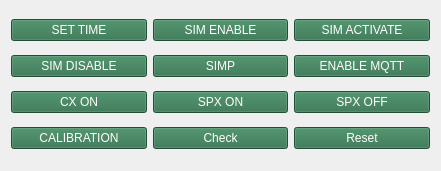
      <widget class="QWidget" name="layoutWidget">
       <property name="geometry">
        <rect>
         <x>22</x>
         <y>46</y>
         <width>441</width>
         <height>171</height>
        </rect>
       </property>
       <layout class="QGridLayout" name="gridLayout">
        <item row="0" column="2">
         <widget class="QPushButton" name="SIMACTIVATE">
          <property name="styleSheet">
           <string notr="true">image: null;
background-color: rgb(44, 110, 73);
font: 87 9pt &quot;Roboto Slab Black&quot;;
/*color: rgb(132, 18, 20);*/
color: rgb(255, 255, 255);
border-width: 10px;</string>
          </property>
          <property name="text">
           <string>SIM ACTIVATE</string>
          </property>
         </widget>
        </item>
        <item row="3" column="1">
         <widget class="QPushButton" name="Check">
          <property name="styleSheet">
           <string notr="true">image: null;
background-color: rgb(44, 110, 73);
font: 87 9pt &quot;Roboto Slab Black&quot;;
/*color: rgb(132, 18, 20);*/
color: rgb(255, 255, 255);
border-width: 10px;</string>
          </property>
          <property name="text">
           <string>Check</string>
          </property>
         </widget>
        </item>
        <item row="2" column="1">
         <widget class="QPushButton" name="SP1X">
          <property name="styleSheet">
           <string notr="true">image: null;
background-color: rgb(44, 110, 73);
font: 87 9pt &quot;Roboto Slab Black&quot;;
/*color: rgb(132, 18, 20);*/
color: rgb(255, 255, 255);
border-width: 10px;</string>
          </property>
          <property name="text">
           <string>SPX ON</string>
          </property>
         </widget>
        </item>
        <item row="1" column="1">
         <widget class="QPushButton" name="SIMP">
          <property name="styleSheet">
           <string notr="true">image: null;
background-color: rgb(44, 110, 73);
font: 87 9pt &quot;Roboto Slab Black&quot;;
/*color: rgb(132, 18, 20);*/
color: rgb(255, 255, 255);
border-width: 10px;</string>
          </property>
          <property name="text">
           <string>SIMP</string>
          </property>
         </widget>
        </item>
        <item row="0" column="1">
         <widget class="QPushButton" name="SIMENABLE">
          <property name="styleSheet">
           <string notr="true">image: null;
background-color: rgb(44, 110, 73);
font: 87 9pt &quot;Roboto Slab Black&quot;;
/*color: rgb(132, 18, 20);*/
color: rgb(255, 255, 255);
border-width: 10px;</string>
          </property>
          <property name="text">
           <string>SIM ENABLE</string>
          </property>
         </widget>
        </item>
        <item row="1" column="0">
         <widget class="QPushButton" name="SIM_DISABLE">
          <property name="styleSheet">
           <string notr="true">image: null;
background-color: rgb(44, 110, 73);
font: 87 9pt &quot;Roboto Slab Black&quot;;
/*color: rgb(132, 18, 20);*/
color: rgb(255, 255, 255);
border-width: 10px;</string>
          </property>
          <property name="text">
           <string>SIM DISABLE</string>
          </property>
         </widget>
        </item>
        <item row="2" column="2">
         <widget class="QPushButton" name="SP2X">
          <property name="styleSheet">
           <string notr="true">image: null;
background-color: rgb(44, 110, 73);
font: 87 9pt &quot;Roboto Slab Black&quot;;
/*color: rgb(132, 18, 20);*/
color: rgb(255, 255, 255);
border-width: 10px;</string>
          </property>
          <property name="text">
           <string>SPX OFF</string>
          </property>
         </widget>
        </item>
        <item row="1" column="2">
         <widget class="QPushButton" name="MQTT">
          <property name="styleSheet">
           <string notr="true">image: null;
background-color: rgb(44, 110, 73);
font: 87 9pt &quot;Roboto Slab Black&quot;;
/*color: rgb(132, 18, 20);*/
color: rgb(255, 255, 255);
border-width: 10px;</string>
          </property>
          <property name="text">
           <string>ENABLE MQTT</string>
          </property>
         </widget>
        </item>
        <item row="2" column="0">
         <widget class="QPushButton" name="CX">
          <property name="styleSheet">
           <string notr="true">image: null;
background-color: rgb(44, 110, 73);
font: 87 9pt &quot;Roboto Slab Black&quot;;
/*color: rgb(132, 18, 20);*/
color: rgb(255, 255, 255);
border-width: 10px;</string>
          </property>
          <property name="text">
           <string>CX ON</string>
          </property>
         </widget>
        </item>
        <item row="3" column="0">
         <widget class="QPushButton" name="CALIBRATION">
          <property name="styleSheet">
           <string notr="true">image: null;
background-color: rgb(44, 110, 73);
font: 87 9pt &quot;Roboto Slab Black&quot;;
/*color: rgb(132, 18, 20);*/
color: rgb(255, 255, 255);
border-width: 10px;</string>
          </property>
          <property name="text">
           <string>CALIBRATION</string>
          </property>
         </widget>
        </item>
        <item row="0" column="0">
         <widget class="QPushButton" name="SETTIME">
          <property name="palette">
           <palette>
            <active>
             <colorrole role="WindowText">
              <brush brushstyle="SolidPattern">
               <color alpha="255">
                <red>255</red>
                <green>255</green>
                <blue>255</blue>
               </color>
              </brush>
             </colorrole>
             <colorrole role="Button">
              <brush brushstyle="SolidPattern">
               <color alpha="255">
                <red>44</red>
                <green>110</green>
                <blue>73</blue>
               </color>
              </brush>
             </colorrole>
             <colorrole role="Light">
              <brush brushstyle="SolidPattern">
               <color alpha="255">
                <red>255</red>
                <green>255</green>
                <blue>255</blue>
               </color>
              </brush>
             </colorrole>
             <colorrole role="Text">
              <brush brushstyle="SolidPattern">
               <color alpha="255">
                <red>255</red>
                <green>255</green>
                <blue>255</blue>
               </color>
              </brush>
             </colorrole>
             <colorrole role="ButtonText">
              <brush brushstyle="SolidPattern">
               <color alpha="255">
                <red>255</red>
                <green>255</green>
                <blue>255</blue>
               </color>
              </brush>
             </colorrole>
             <colorrole role="Base">
              <brush brushstyle="SolidPattern">
               <color alpha="255">
                <red>44</red>
                <green>110</green>
                <blue>73</blue>
               </color>
              </brush>
             </colorrole>
             <colorrole role="Window">
              <brush brushstyle="SolidPattern">
               <color alpha="255">
                <red>44</red>
                <green>110</green>
                <blue>73</blue>
               </color>
              </brush>
             </colorrole>
             <colorrole role="PlaceholderText">
              <brush brushstyle="SolidPattern">
               <color alpha="255">
                <red>255</red>
                <green>255</green>
                <blue>255</blue>
               </color>
              </brush>
             </colorrole>
            </active>
            <inactive>
             <colorrole role="WindowText">
              <brush brushstyle="SolidPattern">
               <color alpha="255">
                <red>255</red>
                <green>255</green>
                <blue>255</blue>
               </color>
              </brush>
             </colorrole>
             <colorrole role="Button">
              <brush brushstyle="SolidPattern">
               <color alpha="255">
                <red>44</red>
                <green>110</green>
                <blue>73</blue>
               </color>
              </brush>
             </colorrole>
             <colorrole role="Light">
              <brush brushstyle="SolidPattern">
               <color alpha="255">
                <red>255</red>
                <green>255</green>
                <blue>255</blue>
               </color>
              </brush>
             </colorrole>
             <colorrole role="Text">
              <brush brushstyle="SolidPattern">
               <color alpha="255">
                <red>255</red>
                <green>255</green>
                <blue>255</blue>
               </color>
              </brush>
             </colorrole>
             <colorrole role="ButtonText">
              <brush brushstyle="SolidPattern">
               <color alpha="255">
                <red>255</red>
                <green>255</green>
                <blue>255</blue>
               </color>
              </brush>
             </colorrole>
             <colorrole role="Base">
              <brush brushstyle="SolidPattern">
               <color alpha="255">
                <red>44</red>
                <green>110</green>
                <blue>73</blue>
               </color>
              </brush>
             </colorrole>
             <colorrole role="Window">
              <brush brushstyle="SolidPattern">
               <color alpha="255">
                <red>44</red>
                <green>110</green>
                <blue>73</blue>
               </color>
              </brush>
             </colorrole>
             <colorrole role="PlaceholderText">
              <brush brushstyle="SolidPattern">
               <color alpha="255">
                <red>255</red>
                <green>255</green>
                <blue>255</blue>
               </color>
              </brush>
             </colorrole>
            </inactive>
            <disabled>
             <colorrole role="WindowText">
              <brush brushstyle="SolidPattern">
               <color alpha="255">
                <red>255</red>
                <green>255</green>
                <blue>255</blue>
               </color>
              </brush>
             </colorrole>
             <colorrole role="Button">
              <brush brushstyle="SolidPattern">
               <color alpha="255">
                <red>44</red>
                <green>110</green>
                <blue>73</blue>
               </color>
              </brush>
             </colorrole>
             <colorrole role="Light">
              <brush brushstyle="SolidPattern">
               <color alpha="255">
                <red>255</red>
                <green>255</green>
                <blue>255</blue>
               </color>
              </brush>
             </colorrole>
             <colorrole role="Text">
              <brush brushstyle="SolidPattern">
               <color alpha="255">
                <red>255</red>
                <green>255</green>
                <blue>255</blue>
               </color>
              </brush>
             </colorrole>
             <colorrole role="ButtonText">
              <brush brushstyle="SolidPattern">
               <color alpha="255">
                <red>255</red>
                <green>255</green>
                <blue>255</blue>
               </color>
              </brush>
             </colorrole>
             <colorrole role="Base">
              <brush brushstyle="SolidPattern">
               <color alpha="255">
                <red>44</red>
                <green>110</green>
                <blue>73</blue>
               </color>
              </brush>
             </colorrole>
             <colorrole role="Window">
              <brush brushstyle="SolidPattern">
               <color alpha="255">
                <red>44</red>
                <green>110</green>
                <blue>73</blue>
               </color>
              </brush>
             </colorrole>
             <colorrole role="PlaceholderText">
              <brush brushstyle="SolidPattern">
               <color alpha="255">
                <red>255</red>
                <green>255</green>
                <blue>255</blue>
               </color>
              </brush>
             </colorrole>
            </disabled>
           </palette>
          </property>
          <property name="styleSheet">
           <string notr="true">image: null;
background-color: rgb(44, 110, 73);
font: 87 9pt &quot;Roboto Slab Black&quot;;
/*color: rgb(132, 18, 20);*/
color: rgb(255, 255, 255);
border-width: 10px;</string>
          </property>
          <property name="text">
           <string>SET TIME</string>
          </property>
          <property name="autoDefault">
           <bool>false</bool>
          </property>
          <property name="default">
           <bool>false</bool>
          </property>
          <property name="flat">
           <bool>false</bool>
          </property>
         </widget>
        </item>
        <item row="3" column="2">
         <widget class="QPushButton" name="Reset">
          <property name="styleSheet">
           <string notr="true">image: null;
background-color: rgb(44, 110, 73);
font: 87 9pt &quot;Roboto Slab Black&quot;;
/*color: rgb(132, 18, 20);*/
color: rgb(255, 255, 255);
border-width: 10px;</string>
          </property>
          <property name="text">
           <string>Reset</string>
          </property>
         </widget>
        </item>
       </layout>
      </widget>
